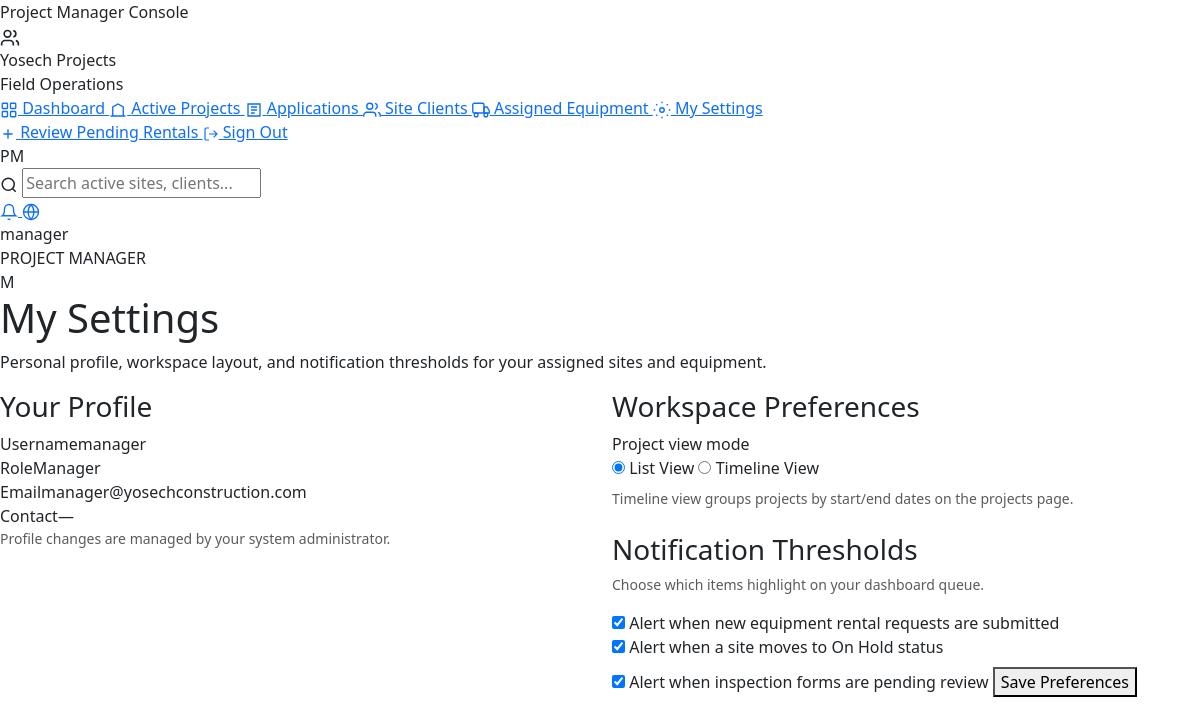
/manager/mgr_settings.php (signed in), run on the app's committed database.
### tables this page shows
CREATE TABLE Employee (
    EmployeeID      INT AUTO_INCREMENT PRIMARY KEY,
    UserType        ENUM('Admin', 'Manager', 'Employee') NOT NULL DEFAULT 'Employee',
    Username        VARCHAR(50)  NOT NULL UNIQUE,
    Password        VARCHAR(255) NOT NULL,
    Email           VARCHAR(100) NOT NULL UNIQUE,
    ContactNumber   VARCHAR(20)
);

### includes/admin/helpers.php (called while the page is built, shortened)
<?php
function adminCurrentEmployee(mysqli $conn): ?array
{
    $employeeId = (int) ($_SESSION['user_id'] ?? 0);
    $result = mysqli_query($conn, "SELECT * FROM Employee WHERE EmployeeID = {$employeeId} LIMIT 1");
    return mysqli_fetch_assoc($result) ?: null;
}

### includes/manager/helpers.php (called while the page is built, shortened)
<?php
require_once __DIR__ . '/../admin/helpers.php';
function managerLoadPreferences(): array
{
    return $_SESSION['pm_preferences'] ?? [
        'view_mode' => 'list',
        'notify_rentals' => true,
        'notify_on_hold' => true,
        'notify_inspections' => true,
    ];
}

### manager/mgr_settings.php (the view, shortened to what this page needs)
<?php
include("../config/database.php");
include("../includes/manager/helpers.php");
$mgrEmployee = adminCurrentEmployee($conn);
$prefs = managerLoadPreferences();
$mgrActiveNav = 'settings';
$mgrPageTitle = 'My Settings';
$mgrPageSubtitle = 'Personal profile, workspace layout, and notification thresholds for your assigned sites and equipment.';
include("../includes/manager/layout_start.php");
?>
<div class="row g-4">
    <div class="col-lg-6">
        <div class="admin-card">
            <h3>Your Profile</h3>
            <?php if ($mgrEmployee): ?>
                <div class="admin-meta-grid">
                    <div class="admin-meta-item"><span>Username</span><?= htmlspecialchars($mgrEmployee['Username']) ?></div>
                    <div class="admin-meta-item"><span>Role</span><?= htmlspecialchars($mgrEmployee['UserType']) ?></div>
                    <div class="admin-meta-item"><span>Email</span><?= htmlspecialchars($mgrEmployee['Email']) ?></div>
                    <div class="admin-meta-item"><span>Contact</span><?= htmlspecialchars($mgrEmployee['ContactNumber'] ?: '—') ?></div>
                </div>
                <p class="small text-muted mb-0">Profile changes are managed by your system administrator.</p>
            <?php endif; ?>
        </div>
    </div>
    <div class="col-lg-6">
        <form method="post" class="admin-card">
            <h3>Workspace Preferences</h3>
            <div class="admin-field">
                <label>Project view mode</label>
                <div class="manager-view-toggle">
                    <label>
                        <input type="radio" name="view_mode" value="list" <?= $prefs['view_mode'] === 'list' ? 'checked' : '' ?>>
                        List View
                    </label>
                    <label>
                        <input type="radio" name="view_mode" value="gantt" <?= $prefs['view_mode'] === 'gantt' ? 'checked' : '' ?>>
                        Timeline View
                    </label>
                </div>
                <p class="small text-muted mt-2 mb-0">Timeline view groups projects by start/end dates on the projects page.</p>
            </div>
            <h3 class="mt-4">Notification Thresholds</h3>
            <p class="small text-muted">Choose which items highlight on your dashboard queue.</p>
            <label class="manager-check-row">
                <input type="checkbox" name="notify_rentals" value="1" <?= !empty($prefs['notify_rentals']) ? 'checked' : '' ?>>
                <span>Alert when new equipment rental requests are submitted</span>
            </label>
            <label class="manager-check-row">
                <input type="checkbox" name="notify_on_hold" value="1" <?= !empty($prefs['notify_on_hold']) ? 'checked' : '' ?>>
                <span>Alert when a site moves to On Hold status</span>
            </label>
            <label class="manager-check-row">
                <input type="checkbox" name="notify_inspections" value="1" <?= !empty($prefs['notify_inspections']) ? 'checked' : '' ?>>
                <span>Alert when inspection forms are pending review</span>
            </label>
            <button type="submit" name="save_preferences" value="1" class="admin-btn admin-btn-primary mt-2">Save Preferences</button>
        </form>
    </div>
</div>
<?php include("../includes/manager/layout_end.php"); ?>

### includes/manager/layout_start.php (shortened to what this page needs)
<?php
$mgrActiveNav = $mgrActiveNav ?? 'dashboard';
$mgrPageTitle = $mgrPageTitle ?? 'Site Dashboard';
$mgrPageSubtitle = $mgrPageSubtitle ?? '';
$mgrEmployee = $mgrEmployee ?? null;
$mgrDisplayName = $mgrEmployee['Username'] ?? ($_SESSION['username'] ?? 'Project Manager');
?>
<!DOCTYPE html>
<html lang="en">
<head>
    <link href="https://cdn.jsdelivr.net/npm/bootstrap@5.3.3/dist/css/bootstrap.min.css" rel="stylesheet">
    <link rel="stylesheet" href="<?= BASE_URL ?>/assets/css/admin.css">
    <link rel="stylesheet" href="<?= BASE_URL ?>/assets/css/manager.css">
</head>
<body class="admin-body manager-body">
<div class="admin-shell">
    <aside class="admin-sidebar manager-sidebar">
        <div class="manager-console-banner">Project Manager Console</div>
        <div class="admin-brand">
            <div class="admin-brand-icon manager-brand-icon">
                <svg xmlns="http://www.w3.org/2000/svg" width="20" height="20" fill="none" viewBox="0 0 24 24" stroke="currentColor" stroke-width="2"><path d="M16 21v-2a4 4 0 0 0-4-4H6a4 4 0 0 0-4 4v2"/><circle cx="9" cy="7" r="4"/><path d="M22 21v-2a4 4 0 0 0-3-3.87M16 3.13a4 4 0 0 1 0 7.75"/></svg>
            </div>
            <div>
                <div class="admin-brand-name">Yosech Projects</div>
                <div class="admin-brand-sub">Field Operations</div>
            </div>
        </div>
        <nav class="admin-nav">
            <a href="<?= BASE_URL ?>/manager/mgr_dashboard.php" class="admin-nav-link<?= $mgrActiveNav === 'dashboard' ? ' active' : '' ?>">
                Dashboard
            </a>
            <a href="<?= BASE_URL ?>/manager/mgr_projects.php" class="admin-nav-link<?= $mgrActiveNav === 'projects' ? ' active' : '' ?>">
                <svg xmlns="http://www.w3.org/2000/svg" width="18" height="18" fill="none" viewBox="0 0 24 24" stroke="currentColor" stroke-width="1.8"><path d="M2 20h20M5 20V8l7-4 7 4v12"/></svg>
                Active Projects
            </a>
            <a href="<?= BASE_URL ?>/manager/mgr_applications.php" class="admin-nav-link<?= $mgrActiveNav === 'applications' ? ' active' : '' ?>">
                <svg xmlns="http://www.w3.org/2000/svg" width="18" height="18" fill="none" viewBox="0 0 24 24" stroke="currentColor" stroke-width="1.8"><path d="M4 4h16v16H4z"/><path d="M8 8h8M8 12h8M8 16h5"/></svg>
                Applications
            </a>
            <a href="<?= BASE_URL ?>/manager/mgr_clients.php" class="admin-nav-link<?= $mgrActiveNav === 'clients' ? ' active' : '' ?>">
                <svg xmlns="http://www.w3.org/2000/svg" width="18" height="18" fill="none" viewBox="0 0 24 24" stroke="currentColor" stroke-width="1.8"><path d="M17 21v-2a4 4 0 0 0-4-4H5a4 4 0 0 0-4 4v2"/><circle cx="9" cy="7" r="4"/><path d="M23 21v-2a4 4 0 0 0-3-3.87M16 3.13a4 4 0 0 1 0 7.75"/></svg>
                Site Clients
            </a>
            <a href="<?= BASE_URL ?>/manager/mgr_equipment.php" class="admin-nav-link<?= $mgrActiveNav === 'equipment' ? ' active' : '' ?>">
                <svg xmlns="http://www.w3.org/2000/svg" width="18" height="18" fill="none" viewBox="0 0 24 24" stroke="currentColor" stroke-width="1.8"><rect x="1" y="3" width="15" height="13" rx="2"/><path d="M16 8h4l3 5v3h-7V8z"/><circle cx="5.5" cy="18.5" r="2.5"/><circle cx="18.5" cy="18.5" r="2.5"/></svg>
                Assigned Equipment
            </a>
            <a href="<?= BASE_URL ?>/manager/mgr_settings.php" class="admin-nav-link<?= $mgrActiveNav === 'settings' ? ' active' : '' ?>">
                <svg xmlns="http://www.w3.org/2000/svg" width="18" height="18" fill="none" viewBox="0 0 24 24" stroke="currentColor" stroke-width="1.8"><circle cx="12" cy="12" r="3"/><path d="M12 1v2M12 21v2M4.22 4.22l1.42 1.42M18.36 18.36l1.42 1.42M1 12h2M21 12h2M4.22 19.78l1.42-1.42M18.36 5.64l1.42-1.42"/></svg>
                My Settings
            </a>
        </nav>
        <div class="admin-sidebar-footer">
            <a href="<?= BASE_URL ?>/manager/mgr_applications.php?type=rental&status=Pending" class="admin-btn-new manager-btn-new">
                <svg xmlns="http://www.w3.org/2000/svg" width="16" height="16" fill="none" viewBox="0 0 24 24" stroke="currentColor" stroke-width="2"><path d="M12 5v14M5 12h14"/></svg>
                Review Pending Rentals
            </a>
            <a href="<?= BASE_URL ?>/logout.php" class="admin-signout">
                <svg xmlns="http://www.w3.org/2000/svg" width="16" height="16" fill="none" viewBox="0 0 24 24" stroke="currentColor" stroke-width="1.8"><path d="M9 21H5a2 2 0 0 1-2-2V5a2 2 0 0 1 2-2h4M16 17l5-5-5-5M21 12H9"/></svg>
                Sign Out
            </a>
        </div>
    </aside>
    <div class="admin-main">
        <header class="admin-topbar">
            <span class="console-identity console-identity-pm">PM</span>
            <form class="admin-search" method="get" action="<?= BASE_URL ?>/manager/mgr_dashboard.php">
                <svg xmlns="http://www.w3.org/2000/svg" width="18" height="18" fill="none" viewBox="0 0 24 24" stroke="currentColor" stroke-width="2"><circle cx="11" cy="11" r="8"/><path d="m21 21-4.35-4.35"/></svg>
                <input type="search" name="q" placeholder="Search active sites, clients..." value="<?= htmlspecialchars($_GET['q'] ?? '') ?>" aria-label="Search manager records">
            </form>
            <div class="admin-topbar-actions">
                <a href="<?= BASE_URL ?>/manager/mgr_applications.php?type=rental&status=Pending" class="admin-icon-btn" title="Pending rentals">
                    <svg xmlns="http://www.w3.org/2000/svg" width="18" height="18" fill="none" viewBox="0 0 24 24" stroke="currentColor" stroke-width="1.8"><path d="M18 8A6 6 0 0 0 6 8c0 7-3 9-3 9h18s-3-2-3-9"/><path d="M13.73 21a2 2 0 0 1-3.46 0"/></svg>
                </a>
                <a href="<?= BASE_URL ?>/index.php" class="admin-icon-btn" title="View public site" target="_blank" rel="noopener">
                    <svg xmlns="http://www.w3.org/2000/svg" width="18" height="18" fill="none" viewBox="0 0 24 24" stroke="currentColor" stroke-width="1.8"><circle cx="12" cy="12" r="10"/><path d="M2 12h20M12 2a15.3 15.3 0 0 1 4 10 15.3 15.3 0 0 1-4 10 15.3 15.3 0 0 1-4-10 15.3 15.3 0 0 1 4-10z"/></svg>
                </a>
                <div class="admin-user">
                    <div class="admin-user-meta">
                        <div class="admin-user-name"><?= htmlspecialchars($mgrDisplayName) ?></div>
                        <div class="admin-user-role">PROJECT MANAGER</div>
                    </div>
                    <div class="admin-user-avatar manager-user-avatar"><?= strtoupper(substr($mgrDisplayName, 0, 1)) ?></div>
                </div>
            </div>
        </header>
        <main class="admin-content">
            <div class="admin-page-head">
                <div>
                    <h1 class="admin-page-title"><?= htmlspecialchars($mgrPageTitle) ?></h1>
                    <?php if ($mgrPageSubtitle !== ''): ?>
                        <p class="admin-page-sub"><?= htmlspecialchars($mgrPageSubtitle) ?></p>
                    <?php endif; ?>
                </div>
            </div>

### data on the page
employee: Username "manager", Username "M", UserType "Manager", Email "manager@yosechconstruction.com", ContactNumber "—"

### other printed values
$mgrPageTitle "My Settings"
$mgrPageSubtitle "Personal profile, workspace layout, and notification thresholds for your assigned sites and equipment."
